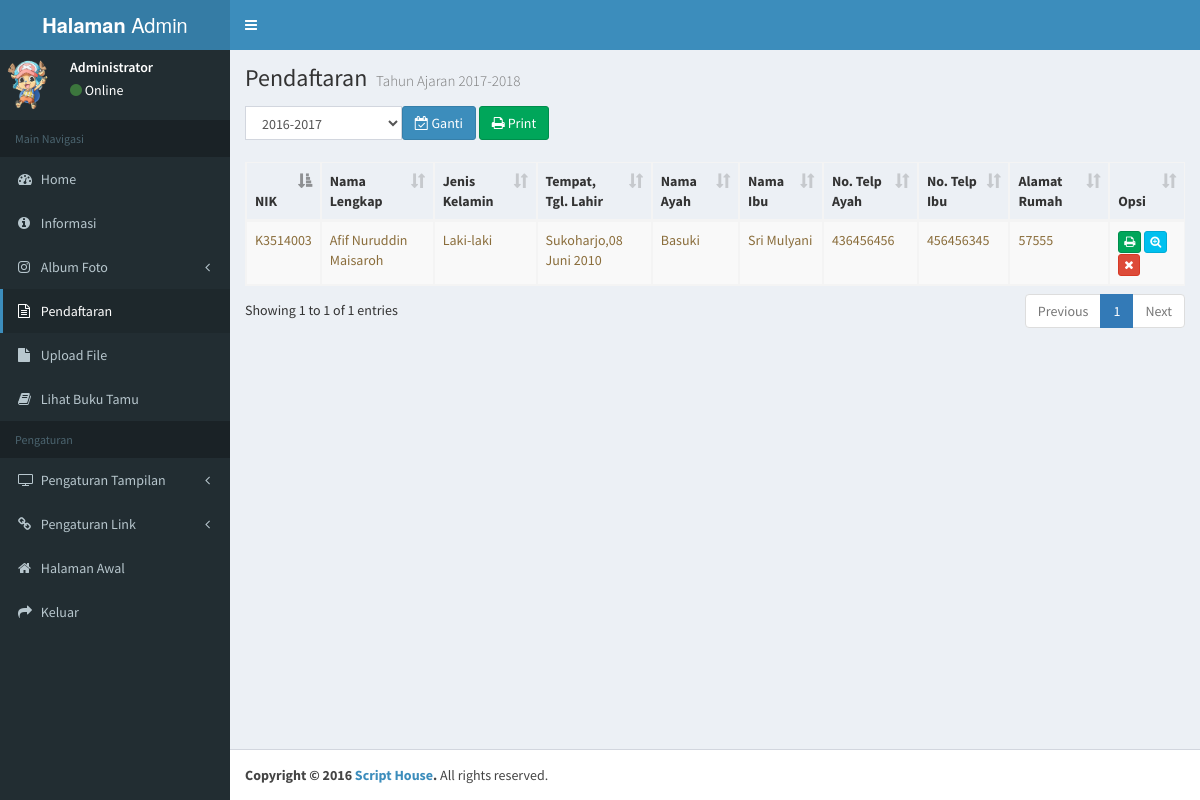
Page /adminpanel/pendaftaran.php (signed in) on the committed database.
### tables this page shows
CREATE TABLE `pendaftaran` (
  `nik` varchar(45) NOT NULL DEFAULT '',
  `nama_lengkap` varchar(45) DEFAULT NULL,
  `nama_panggilan` varchar(45) DEFAULT NULL,
  `jenkel` varchar(34) DEFAULT NULL,
  `agama` varchar(34) DEFAULT NULL,
  `ttl` varchar(34) DEFAULT NULL,
  `anakke` varchar(12) DEFAULT NULL,
  `saudara` varchar(12) DEFAULT NULL,
  `alamat` text,
  `no_hp_ayah` varchar(16) DEFAULT NULL,
  `no_hp_ibu` varchar(16) DEFAULT NULL,
  `kelas` varchar(12) DEFAULT NULL,
  `sek_asal` varchar(34) DEFAULT NULL,
  `alamat_sek_asal` text,
  `gol` varchar(12) DEFAULT NULL,
  `bahasa` varchar(17) DEFAULT NULL,
  `tinggi` varchar(12) DEFAULT NULL,
  `berat` varchar(12) DEFAULT NULL,
  `nama_ayah` varchar(56) DEFAULT NULL,
  `pekerjaan_ayah` varchar(56) DEFAULT NULL,
  `pendidikan_ayah` varchar(56) DEFAULT NULL,
  `gaji_ayah` varchar(56) DEFAULT NULL,
  `nama_ibu` varchar(56) DEFAULT NULL,
  `pekerjaan_ibu` varchar(56) DEFAULT NULL,
  `pendidikan_ibu` varchar(56) DEFAULT NULL,
  `gaji_ibu` varchar(56) DEFAULT NULL,
  `tahun_ajaran` varchar(20) DEFAULT NULL,
  PRIMARY KEY (`nik`)
);

### adminpanel/pendaftaran.php (the view, shortened to what this page needs)
<?php
include "cek.php";
if (isset($_GET['ajaran'])) {
$thn = $_GET['tahun_ajaran'];
$query = "select*from pendaftaran WHERE tahun_ajaran = '$thn'";
$hasil = mysqli_query($conn, $query);
} else
{
$thn = date("Y")."-".(date("Y")+1);
$query = "select*from pendaftaran WHERE tahun_ajaran = '$thn'";
$hasil = mysqli_query($conn, $query);
}
?>
<!DOCTYPE html>
<html>
<head>
<?php
include "css.php";
?>
</head>
<body class="hold-transition skin-blue sidebar-mini">
<div class="wrapper">
<?php
include "sidebar.php";
?>
<div class="content-wrapper">
    <section class="content-header">
      <h1>
        Pendaftaran
		<?php
		if (isset($_GET['ajaran'])) {
        echo"<small>Tahun Ajaran ".$thn."</small>";
		} else
		{
		$thn = date("Y")."-".(date("Y")+1);
		echo"<small>Tahun Ajaran ".$thn."</small>";
		}
		?>
      </h1>
    </section>
    <section class="content">
		<form action="" method="gets" name="ajaran" enctype="multipart/form-data">
			<div class="form-group">
				<div class="col-xs-10 col-md-2" style="margin: 0px; padding: 0px;">
					<select name="tahun_ajaran" class="form-control input-md">
					<option value="2016-2017">2016-2017</option>
					</select>
				</div>
				<button type="submit" name="ajaran" class="btn btn-primary"><i class='fa fa-calendar-check-o '></i> Ganti </button>
				<a target='_blank' class='btn btn-success btn-md' href='pdf_pendaftaran.php?thn=<?php echo $thn ?>'><i class='fa fa-print'></i> Print</a>
			</div>
		</form>
	<?php
	echo "<table id='example2' class='table table-bordered table-striped table-hover'>";
	echo "<thead><tr class='text-error'>
	<th>NIK</th>
	<th>Nama Lengkap</th>
	<th>Jenis Kelamin</th>
	<th>Tempat, Tgl. Lahir</th>
	<th>Nama Ayah</th>
	<th>Nama Ibu</th>
	<th>No. Telp Ayah</th>
	<th>No. Telp Ibu</th>
	<th>Alamat Rumah</th>
	<th>Opsi</th>
	</tr></thead> <tbody>";
	while ($data = mysqli_fetch_assoc($hasil)) {
		echo "<tr class='text-warning'>
		<td>".$data['nik']."</td>
		<td>".$data['nama_lengkap']."</td>
		<td>".$data['jenkel']."</td>
		<td>".$data['ttl']."</td>
		<td>".$data['nama_ayah']."</td>
		<td>".$data['nama_ibu']."</td>
		<td>".$data['no_hp_ayah']."</td>
		<td>".$data['no_hp_ibu']."</td>
		<td>".$data['alamat']."</td>
		<td>
		<a target='_blank' class='btn btn-success btn-xs' href='pdf_form.php?nik=".$data['nik']."'><i class='fa fa-print'></i></a>
		<a class='btn btn-info btn-xs' href='lihat_pendaftaran.php?nik=".$data['nik']."'><i class='fa fa-search-plus'></i></a>
		<a class='btn btn-danger btn-xs' href='pendaftaran.php?nik=".$data['nik']."'><i class='fa fa-remove'></i></a>
		</td></tr>";
	}
	echo " </tbody></table>";
?>
    </section>
  </div>
  <footer class="main-footer">
    <strong>Copyright &copy; 2016 <a href="http://scripthouse.co.id">Script House</a>.</strong> All rights
    reserved.
  </footer>
</div>
</body>
</html>

### rows in the picture
pendaftaran: nik "K3514003", nama_lengkap "Afif Nuruddin Maisaroh", jenkel "Laki-laki", ttl "Sukoharjo,08 Juni 2010", nama_ayah "Basuki", nama_ibu "Sri Mulyani", no_hp_ayah "436456456", no_hp_ibu "456456345", alamat "57555"

### other values in the picture
$thn "2017-2018"
